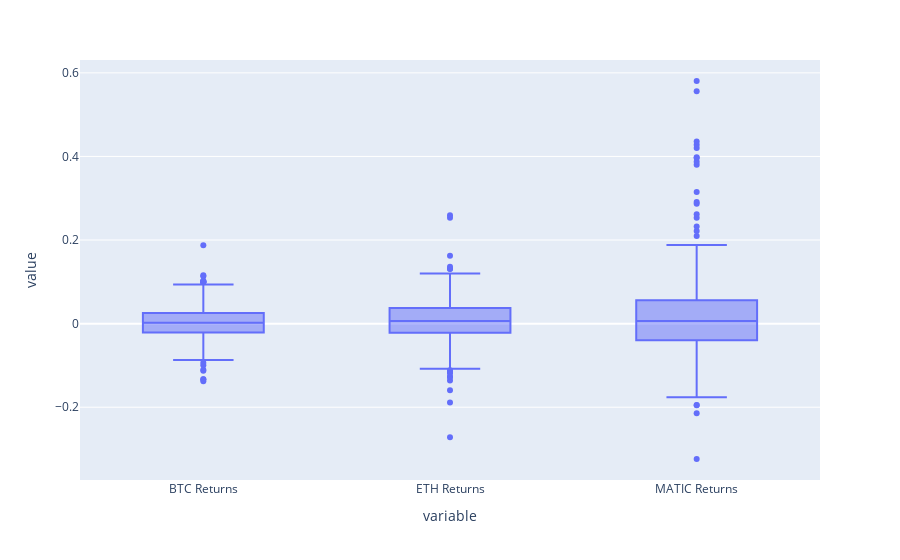

This figure's notebook cell:
### Code cell
import plotly.express as px
fig = px.box(box_df)
fig.show()

### Figure 1 — Plotly figure (JSON) as saved in the notebook; plotly's stock layout.template omitted (floating-point values rounded to 4 significant figures; data arrays with more than 128 entries replaced by an {"elided": "..."} marker saying what was removed)
{"data": [{"alignmentgroup": "True", "hovertemplate": "variable=%{x}<br>value=%{y}<extra></extra>", "legendgroup": "", "marker": {"color": "#636efa"}, "name": "", "notched": false, "offsetgroup": "", "orientation": "v", "showlegend": false, "type": "box", "x": {"elided": "1083 str values"}, "x0": " ", "xaxis": "x", "y": {"elided": "1083 float values"}, "y0": " ", "yaxis": "y"}], "layout": {"boxmode": "group", "legend": {"tracegroupgap": 0}, "margin": {"t": 60}, "xaxis": {"anchor": "y", "domain": [0, 1], "title": {"text": "variable"}}, "yaxis": {"anchor": "x", "domain": [0, 1], "title": {"text": "value"}}}}
